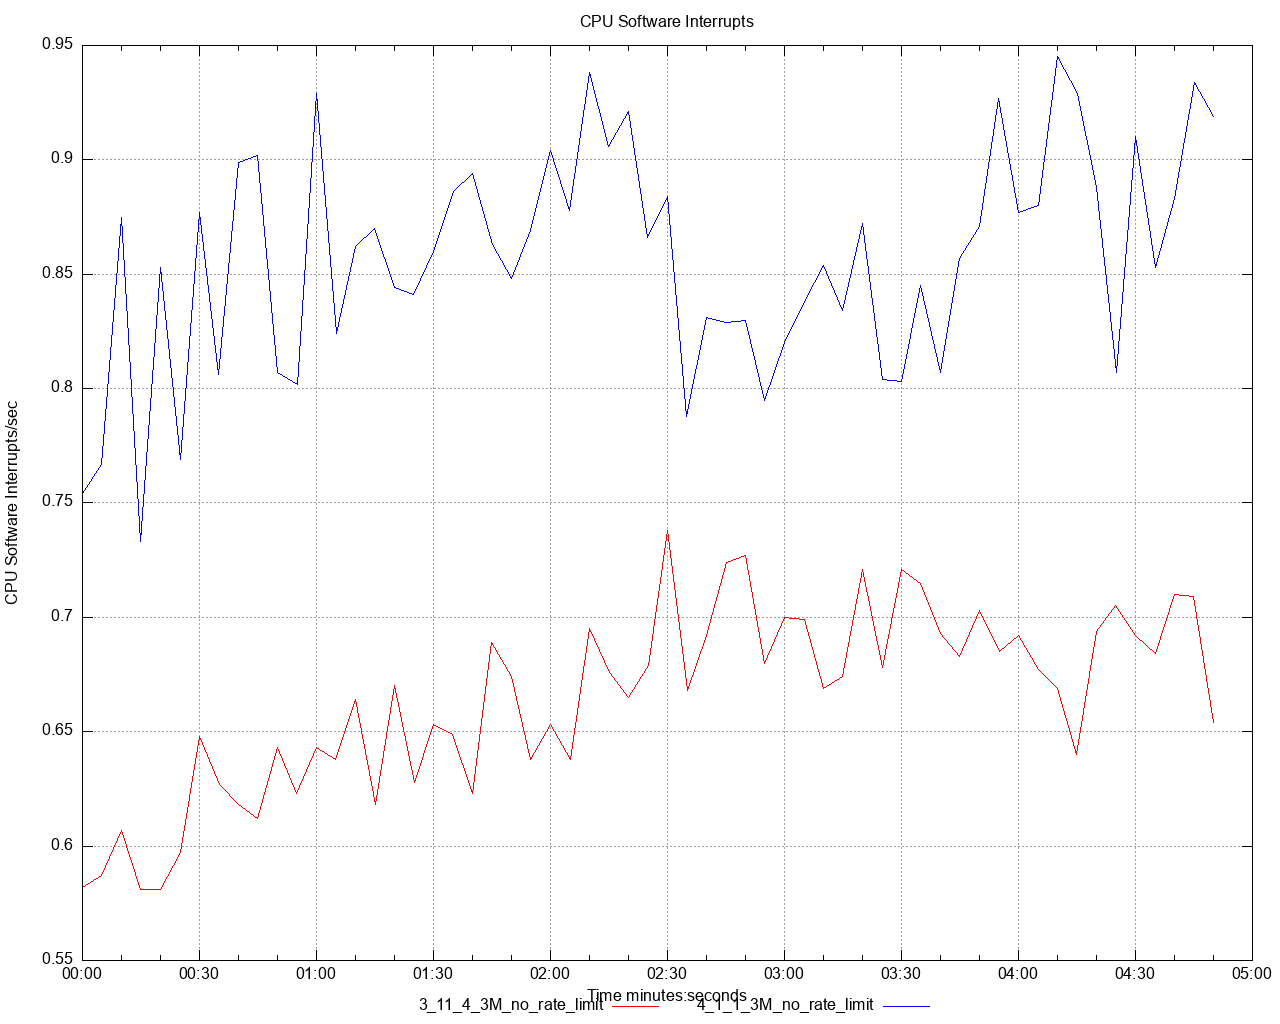

The gnuplot source for this figure:
set title 'CPU Software Interrupts' noenhanced
set style data lines
set datafile separator ","
set terminal png size 1280,1024
set grid
set key below
set xdata time
set timefmt "%s"
offset = 0
t0(x)=(offset=($0==0) ? x : offset, x - offset)
set xlabel 'Time minutes:seconds'
set ylabel 'CPU Software Interrupts/sec'
set output '/Users/ahmet.mircik/simulator/tests/report_3M_no_rate_limit/dstat/cpu_software_interrupts_A1.png'
plot \
   '/Users/ahmet.mircik/simulator/tests/report_3M_no_rate_limit/data/cpu_software_interrupts_A1_1.data' using (t0(timecolumn(1))):2 title "3_11_4_3M_no_rate_limit" noenhanced lt rgb "red", \
   '/Users/ahmet.mircik/simulator/tests/report_3M_no_rate_limit/data/cpu_software_interrupts_A1_2.data' using (t0(timecolumn(1))):2 title "4_1_1_3M_no_rate_limit" noenhanced lt rgb "blue", \
